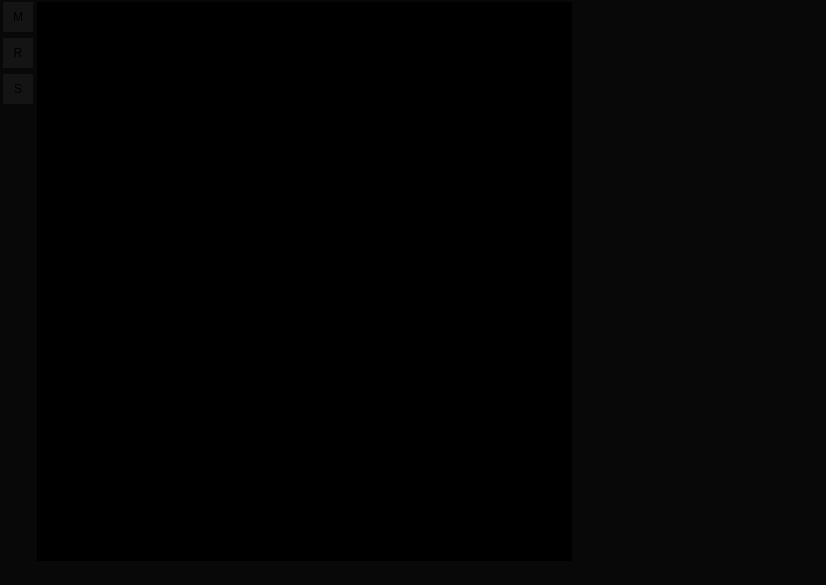
<?xml version="1.0" encoding="UTF-8"?>
<ui version="4.0">
 <class>MainEditor</class>
 <widget class="QMainWindow" name="MainEditor">
  <property name="geometry">
   <rect>
    <x>0</x>
    <y>0</y>
    <width>826</width>
    <height>585</height>
   </rect>
  </property>
  <property name="windowTitle">
   <string>MainWindow</string>
  </property>
  <property name="styleSheet">
   <string notr="true">QWidget {
	background-color: rgb(8, 8, 8);
}</string>
  </property>
  <widget class="QWidget" name="centralwidget">
   <layout class="QGridLayout" name="gridLayout">
    <property name="leftMargin">
     <number>2</number>
    </property>
    <property name="topMargin">
     <number>2</number>
    </property>
    <property name="rightMargin">
     <number>2</number>
    </property>
    <property name="bottomMargin">
     <number>2</number>
    </property>
    <property name="spacing">
     <number>2</number>
    </property>
    <item row="0" column="2">
     <widget class="QFrame" name="frame_2">
      <property name="maximumSize">
       <size>
        <width>250</width>
        <height>16777215</height>
       </size>
      </property>
      <property name="frameShape">
       <enum>QFrame::NoFrame</enum>
      </property>
      <property name="frameShadow">
       <enum>QFrame::Raised</enum>
      </property>
      <layout class="QGridLayout" name="gridLayout_3">
       <property name="leftMargin">
        <number>0</number>
       </property>
       <property name="topMargin">
        <number>0</number>
       </property>
       <property name="rightMargin">
        <number>0</number>
       </property>
       <property name="bottomMargin">
        <number>0</number>
       </property>
       <property name="spacing">
        <number>0</number>
       </property>
       <item row="0" column="0">
        <layout class="QVBoxLayout" name="verticalLayout_2"/>
       </item>
      </layout>
     </widget>
    </item>
    <item row="0" column="0">
     <widget class="QFrame" name="frame">
      <property name="maximumSize">
       <size>
        <width>33</width>
        <height>16777215</height>
       </size>
      </property>
      <property name="frameShape">
       <enum>QFrame::NoFrame</enum>
      </property>
      <property name="frameShadow">
       <enum>QFrame::Raised</enum>
      </property>
      <property name="lineWidth">
       <number>0</number>
      </property>
      <layout class="QGridLayout" name="gridLayout_2">
       <property name="leftMargin">
        <number>0</number>
       </property>
       <property name="topMargin">
        <number>0</number>
       </property>
       <property name="rightMargin">
        <number>0</number>
       </property>
       <property name="bottomMargin">
        <number>0</number>
       </property>
       <item row="0" column="0">
        <layout class="QVBoxLayout" name="verticalLayout">
         <item>
          <widget class="QPushButton" name="moveToolBtn">
           <property name="minimumSize">
            <size>
             <width>30</width>
             <height>30</height>
            </size>
           </property>
           <property name="maximumSize">
            <size>
             <width>30</width>
             <height>30</height>
            </size>
           </property>
           <property name="styleSheet">
            <string notr="true">QPushButton {
	border: none;
	background-color: rgb(20, 20, 20);
}
QPushButton::hover {
	border: none;
	background-color: rgb(19, 46, 93);
}</string>
           </property>
           <property name="text">
            <string>M</string>
           </property>
           <property name="default">
            <bool>false</bool>
           </property>
          </widget>
         </item>
         <item>
          <widget class="QPushButton" name="rotateToolBtn">
           <property name="minimumSize">
            <size>
             <width>30</width>
             <height>30</height>
            </size>
           </property>
           <property name="maximumSize">
            <size>
             <width>30</width>
             <height>30</height>
            </size>
           </property>
           <property name="styleSheet">
            <string notr="true">QPushButton {
	border: none;
	background-color: rgb(20, 20, 20);
}
QPushButton::hover {
	border: none;
	background-color: rgb(19, 46, 93);
}</string>
           </property>
           <property name="text">
            <string>R</string>
           </property>
          </widget>
         </item>
         <item>
          <widget class="QPushButton" name="scaleToolBtn">
           <property name="minimumSize">
            <size>
             <width>30</width>
             <height>30</height>
            </size>
           </property>
           <property name="maximumSize">
            <size>
             <width>30</width>
             <height>30</height>
            </size>
           </property>
           <property name="styleSheet">
            <string notr="true">QPushButton {
	border: none;
	background-color: rgb(20, 20, 20);
}
QPushButton::hover {
	border: none;
	background-color: rgb(19, 46, 93);
}</string>
           </property>
           <property name="text">
            <string>S</string>
           </property>
          </widget>
         </item>
         <item>
          <spacer name="verticalSpacer">
           <property name="orientation">
            <enum>Qt::Vertical</enum>
           </property>
           <property name="sizeHint" stdset="0">
            <size>
             <width>20</width>
             <height>40</height>
            </size>
           </property>
          </spacer>
         </item>
        </layout>
       </item>
      </layout>
     </widget>
    </item>
    <item row="0" column="1">
     <widget class="QFrame" name="viewportFrame">
      <property name="styleSheet">
       <string notr="true">background-color: rgb(0, 0, 0);</string>
      </property>
      <property name="frameShape">
       <enum>QFrame::NoFrame</enum>
      </property>
      <property name="frameShadow">
       <enum>QFrame::Raised</enum>
      </property>
      <layout class="QGridLayout" name="gridLayout_4"/>
     </widget>
    </item>
   </layout>
  </widget>
  <widget class="QMenuBar" name="menubar">
   <property name="geometry">
    <rect>
     <x>0</x>
     <y>0</y>
     <width>826</width>
     <height>22</height>
    </rect>
   </property>
  </widget>
  <widget class="QStatusBar" name="statusbar"/>
 </widget>
 <resources/>
 <connections/>
</ui>
